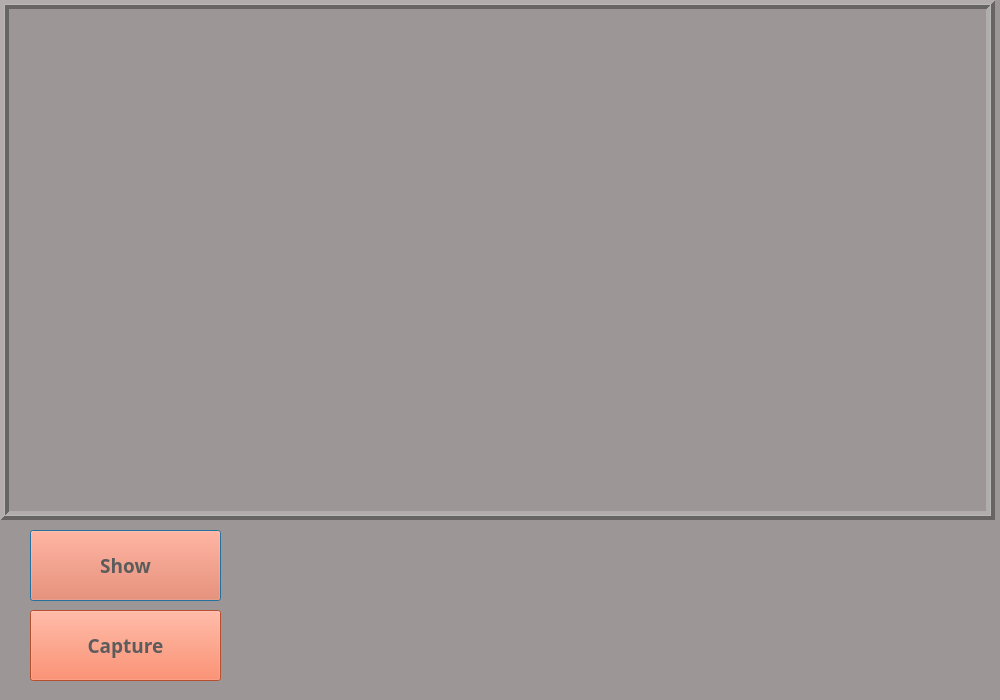
<?xml version="1.0" encoding="UTF-8"?>
<ui version="4.0">
 <class>Dialog</class>
 <widget class="QDialog" name="Dialog">
  <property name="geometry">
   <rect>
    <x>0</x>
    <y>0</y>
    <width>1000</width>
    <height>700</height>
   </rect>
  </property>
  <property name="minimumSize">
   <size>
    <width>1000</width>
    <height>700</height>
   </size>
  </property>
  <property name="maximumSize">
   <size>
    <width>1000</width>
    <height>700</height>
   </size>
  </property>
  <property name="windowTitle">
   <string>Face Mask Detect</string>
  </property>
  <property name="windowIcon">
   <iconset>
    <normaloff>icon.png</normaloff>icon.png</iconset>
  </property>
  <property name="styleSheet">
   <string notr="true">background-color: rgb(156, 150, 150);</string>
  </property>
  <widget class="QLabel" name="label">
   <property name="geometry">
    <rect>
     <x>0</x>
     <y>0</y>
     <width>995</width>
     <height>520</height>
    </rect>
   </property>
   <property name="maximumSize">
    <size>
     <width>995</width>
     <height>520</height>
    </size>
   </property>
   <property name="sizeIncrement">
    <size>
     <width>0</width>
     <height>0</height>
    </size>
   </property>
   <property name="frameShape">
    <enum>QFrame::Box</enum>
   </property>
   <property name="frameShadow">
    <enum>QFrame::Raised</enum>
   </property>
   <property name="lineWidth">
    <number>4</number>
   </property>
   <property name="midLineWidth">
    <number>1</number>
   </property>
   <property name="text">
    <string/>
   </property>
   <property name="margin">
    <number>13</number>
   </property>
   <property name="indent">
    <number>1</number>
   </property>
  </widget>
  <widget class="QPushButton" name="showBtn">
   <property name="geometry">
    <rect>
     <x>30</x>
     <y>530</y>
     <width>191</width>
     <height>71</height>
    </rect>
   </property>
   <property name="font">
    <font>
     <family>Rockwell Extra Bold</family>
     <pointsize>14</pointsize>
     <weight>75</weight>
     <bold>true</bold>
    </font>
   </property>
   <property name="styleSheet">
    <string notr="true">background-color: rgb(255, 110, 66);
color: rgb(93, 92, 92);</string>
   </property>
   <property name="text">
    <string>Show</string>
   </property>
  </widget>
  <widget class="QPushButton" name="captureBtn">
   <property name="geometry">
    <rect>
     <x>30</x>
     <y>610</y>
     <width>191</width>
     <height>71</height>
    </rect>
   </property>
   <property name="font">
    <font>
     <family>Rockwell Extra Bold</family>
     <pointsize>14</pointsize>
     <weight>75</weight>
     <bold>true</bold>
    </font>
   </property>
   <property name="styleSheet">
    <string notr="true">background-color: rgb(255, 110, 66);
color: rgb(93, 92, 92);</string>
   </property>
   <property name="text">
    <string>Capture</string>
   </property>
  </widget>
  <widget class="QLabel" name="label_2">
   <property name="geometry">
    <rect>
     <x>590</x>
     <y>530</y>
     <width>391</width>
     <height>161</height>
    </rect>
   </property>
   <property name="text">
    <string/>
   </property>
   <property name="pixmap">
    <pixmap>logo.png</pixmap>
   </property>
   <property name="scaledContents">
    <bool>true</bool>
   </property>
  </widget>
 </widget>
 <resources/>
 <connections/>
</ui>
